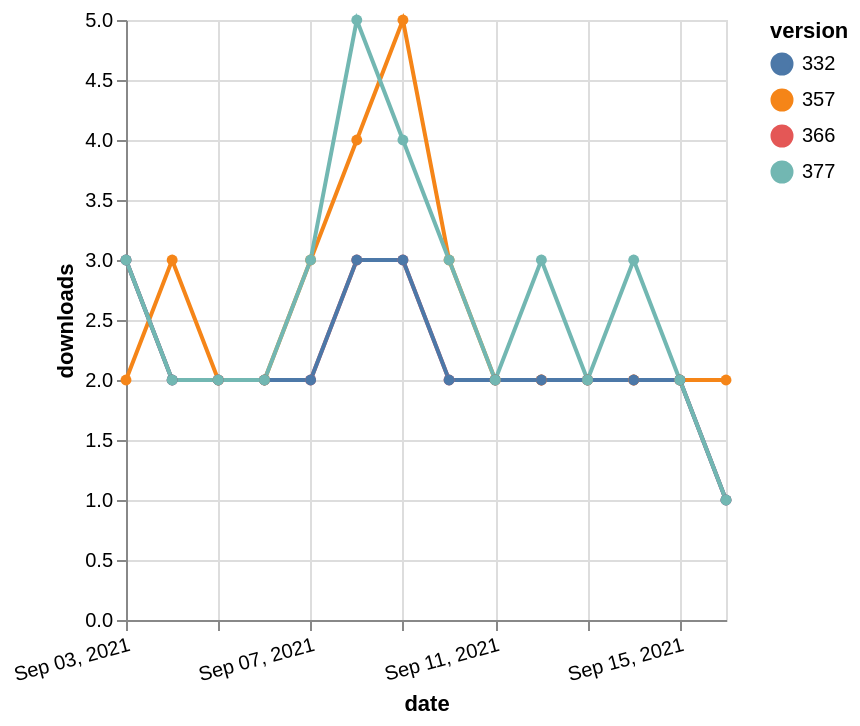

Here is the Vega-Lite specification saved for this chart:
### Vega-Lite specification from a JSON file in a GitHub repository (floating-point values rounded to 4 significant figures)
{"$schema": "https://vega.github.io/schema/vega-lite/v5.json", "description": "A simple bar chart with embedded data.", "data": {"values": [{"date": "2021-09-03", "total": 2629, "delta": 3, "version": "366"}, {"date": "2021-09-04", "total": 2631, "delta": 2, "version": "366"}, {"date": "2021-09-05", "total": 2633, "delta": 2, "version": "366"}, {"date": "2021-09-06", "total": 2635, "delta": 2, "version": "366"}, {"date": "2021-09-07", "total": 2637, "delta": 2, "version": "366"}, {"date": "2021-09-08", "total": 2640, "delta": 3, "version": "366"}, {"date": "2021-09-09", "total": 2643, "delta": 3, "version": "366"}, {"date": "2021-09-10", "total": 2645, "delta": 2, "version": "366"}, {"date": "2021-09-11", "total": 2647, "delta": 2, "version": "366"}, {"date": "2021-09-12", "total": 2649, "delta": 2, "version": "366"}, {"date": "2021-09-13", "total": 2651, "delta": 2, "version": "366"}, {"date": "2021-09-14", "total": 2653, "delta": 2, "version": "366"}, {"date": "2021-09-15", "total": 2655, "delta": 2, "version": "366"}, {"date": "2021-09-16", "total": 2656, "delta": 1, "version": "366"}, {"date": "2021-09-03", "total": 3106, "delta": 2, "version": "357"}, {"date": "2021-09-04", "total": 3109, "delta": 3, "version": "357"}, {"date": "2021-09-05", "total": 3111, "delta": 2, "version": "357"}, {"date": "2021-09-06", "total": 3113, "delta": 2, "version": "357"}, {"date": "2021-09-07", "total": 3116, "delta": 3, "version": "357"}, {"date": "2021-09-08", "total": 3120, "delta": 4, "version": "357"}, {"date": "2021-09-09", "total": 3125, "delta": 5, "version": "357"}, {"date": "2021-09-10", "total": 3128, "delta": 3, "version": "357"}, {"date": "2021-09-11", "total": 3130, "delta": 2, "version": "357"}, {"date": "2021-09-12", "total": 3132, "delta": 2, "version": "357"}, {"date": "2021-09-13", "total": 3134, "delta": 2, "version": "357"}, {"date": "2021-09-14", "total": 3136, "delta": 2, "version": "357"}, {"date": "2021-09-15", "total": 3138, "delta": 2, "version": "357"}, {"date": "2021-09-16", "total": 3140, "delta": 2, "version": "357"}, {"date": "2021-09-03", "total": 2797, "delta": 3, "version": "332"}, {"date": "2021-09-04", "total": 2799, "delta": 2, "version": "332"}, {"date": "2021-09-05", "total": 2801, "delta": 2, "version": "332"}, {"date": "2021-09-06", "total": 2803, "delta": 2, "version": "332"}, {"date": "2021-09-07", "total": 2805, "delta": 2, "version": "332"}, {"date": "2021-09-08", "total": 2808, "delta": 3, "version": "332"}, {"date": "2021-09-09", "total": 2811, "delta": 3, "version": "332"}, {"date": "2021-09-10", "total": 2813, "delta": 2, "version": "332"}, {"date": "2021-09-11", "total": 2815, "delta": 2, "version": "332"}, {"date": "2021-09-12", "total": 2817, "delta": 2, "version": "332"}, {"date": "2021-09-13", "total": 2819, "delta": 2, "version": "332"}, {"date": "2021-09-14", "total": 2821, "delta": 2, "version": "332"}, {"date": "2021-09-15", "total": 2823, "delta": 2, "version": "332"}, {"date": "2021-09-16", "total": 2824, "delta": 1, "version": "332"}, {"date": "2021-09-03", "total": 2273, "delta": 3, "version": "377"}, {"date": "2021-09-04", "total": 2275, "delta": 2, "version": "377"}, {"date": "2021-09-05", "total": 2277, "delta": 2, "version": "377"}, {"date": "2021-09-06", "total": 2279, "delta": 2, "version": "377"}, {"date": "2021-09-07", "total": 2282, "delta": 3, "version": "377"}, {"date": "2021-09-08", "total": 2287, "delta": 5, "version": "377"}, {"date": "2021-09-09", "total": 2291, "delta": 4, "version": "377"}, {"date": "2021-09-10", "total": 2294, "delta": 3, "version": "377"}, {"date": "2021-09-11", "total": 2296, "delta": 2, "version": "377"}, {"date": "2021-09-12", "total": 2299, "delta": 3, "version": "377"}, {"date": "2021-09-13", "total": 2301, "delta": 2, "version": "377"}, {"date": "2021-09-14", "total": 2304, "delta": 3, "version": "377"}, {"date": "2021-09-15", "total": 2306, "delta": 2, "version": "377"}, {"date": "2021-09-16", "total": 2307, "delta": 1, "version": "377"}]}, "width": "container", "mark": {"type": "line", "point": {"filled": true}}, "encoding": {"x": {"field": "date", "type": "temporal", "timeUnit": "yearmonthdate", "title": "date", "axis": {"labelAngle": -15}}, "y": {"field": "delta", "type": "quantitative", "title": "downloads"}, "color": {"field": "version", "type": "nominal"}, "tooltip": {"field": "delta"}}}
